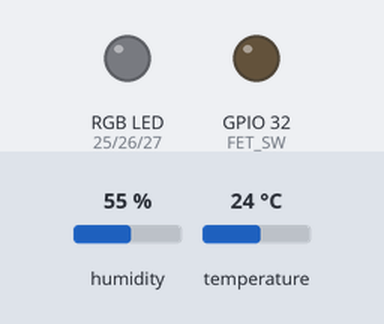
This sketch was run on a simulated ESP32. Shown: an RGB LED mixed from three pins (HIGH = lit), output pins drawn as LEDs (lit = HIGH). The inputs (shaded band) are chosen by the test bench; at power-on: humidity 55 %, temperature 24 °C. No radio packets arrive unless stated; what the sketch prints to the serial monitor is not drawn. At 3.3 s the program puts the board to deep sleep or switches it off; the recording ends there.

Above: at 0.0 s.
At 0.77 s:
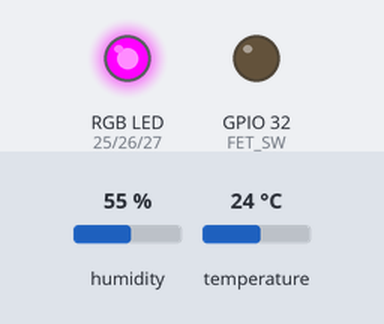
At 1.67 s:
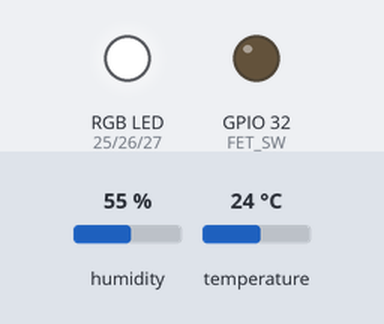
At 3.18 s:
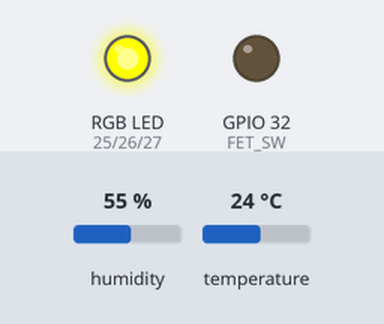
Timing chart, 0 to 3.3 s (numbered marks = the images above):
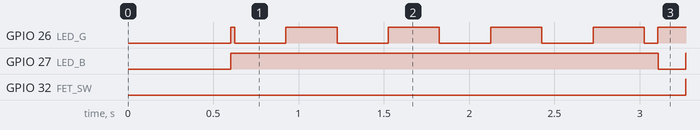

The sketch:

prototipo_telemetria1.ino
```cpp
/*
 * ============================================================
 *  Wildlife Telemetry Node — prototipo_telemetria.ino
 * ============================================================
 *  Proyecto : wildlife-telemetry-node
 *  Repo     : github.com/toshi-taz/wildlife-telemetry-node
 *  Autor    : Toshi (ISERI, IPN Zacatenco)
 *  Version  : 0.5.0
 *  Fecha    : 2026-05
 *
 *  Cambios vs v0.4.1:
 *   [ARCH] GPS NEO-6M eliminado del diseño (Jacob / WildLabs)
 *          El WTN es un transmisor ambiental, no un tracker.
 *          Geolocalización se maneja en el receptor (Xcacel base camp).
 *   [NEW]  Deep sleep 1 hora — ESP32 duerme entre transmisiones
 *          Ciclo: wake → leer DHT22 → TX LoRa → sleep 1hr
 *   [NEW]  FET switch GPIO32 — corta alimentación a periféricos
 *          (DHT22, LoRa Ra-02, LED) durante deep sleep
 *   [FIX]  DHT_TYPE corregido a DHT22 en código y comentarios
 *          (módulos físicos son CJSL DH11, no DHT22)
 *   [FIX]  Máquina de estados simplificada sin dependencia GPS
 *          TX LoRa se ejecuta apenas LoRa OK, sin esperar fix
 *
 *  Hardware confirmado:
 *   ESP32 Dev Module
 *   LoRa  Ra-02    NSS->5  RST->14  DIO0->2  SCK->18  MOSI->23  MISO->19
 *   DHT22          DATA->GPIO4  (pull-up integrado en módulo)
 *   LED RGB        R->GPIO25  G->GPIO26  B->GPIO27  (anodo comun, 220Ω)
 *   FET switch     GPIO32 (PMOS IRLML6244, pull-up 10kΩ a 3.3V en PCB)
 *   TP4056 + AMS1117-3.3 + triple 18650 paralelo
 *
 *  LIBRERIAS NECESARIAS (instalar en Arduino IDE):
 *   1. LoRa by Sandeep Mistry
 *   2. DHT sensor library by Adafruit
 *   3. Adafruit Unified Sensor (dependencia de DHT)
 * ============================================================
 */

// ============================================================
//  LIBRERIAS
// ============================================================
#include <SPI.h>
#include <LoRa.h>
#include <DHT.h>
#include "esp_sleep.h"

#ifdef WIFI_ENABLED
#include <WiFi.h>
#endif

// ============================================================
//  CONFIGURACION
//  Modifica esta seccion sin tocar el resto del codigo
// ============================================================

// --- Identificador del nodo ---
// Cambiar por un ID unico en cada dispositivo desplegado en campo
const char* NODE_ID = "WTN-01";

// --- WiFi ---
// Descomentá esta línea solo si necesitás WiFi en campo
// #define WIFI_ENABLED

#ifdef WIFI_ENABLED
const char* WIFI_SSID     = "TU_RED_WIFI";
const char* WIFI_PASSWORD = "TU_PASSWORD";
const unsigned long WIFI_TIMEOUT = 10000; // ms
#endif

// --- LoRa ---
const long  LORA_FREQ  = 433E6;
const int   LORA_NSS   = 5;
const int   LORA_RST   = 14;
const int   LORA_DIO0  = 2;

// --- DHT22 ---
const int   DHT_PIN  = 4;
const int   DHT_TYPE = DHT22;

// --- LED RGB (anodo comun: LOW = encendido, HIGH = apagado) ---
const int   LED_R = 25;
const int   LED_G = 26;
const int   LED_B = 27;

// --- FET switch ---
// GPIO32 LOW  → PMOS activo  → periféricos encendidos
// GPIO32 HIGH → PMOS inactivo → periféricos sin alimentación
const int   FET_SW = 32;

// --- Deep sleep ---
// 1 hora = 3600 segundos = 3,600,000,000 microsegundos
const uint64_t SLEEP_DURATION_US = 3600ULL * 1000000ULL;

// --- Intervalos (milisegundos) ---
const unsigned long DHT_INTERVAL   = 2500;  // DHT22: min 2s entre lecturas
const unsigned long PULSE_INTERVAL =  300;  // pulse LED durante TX
const unsigned long LOG_INTERVAL   = 5000;  // log serial cada 5s

// ============================================================
//  OBJETOS
// ============================================================
DHT dht(DHT_PIN, DHT_TYPE);

// ============================================================
//  ESTADOS
// ============================================================
enum SystemState {
  STATE_IDLE,         // Verde pulse — esperando ciclo TX
  STATE_TRANSMITTING, // Azul fijo  — TX LoRa en curso
  STATE_SLEEPING,     // LED apagado — deep sleep activo
  STATE_ERROR         // Rojo fijo  — fallo LoRa
};
SystemState currentState = STATE_IDLE;

// ============================================================
//  VARIABLES GLOBALES
// ============================================================
bool loraOk = false;

// Contador de paquetes — persiste en RTC memory durante deep sleep
RTC_DATA_ATTR int packetCount = 0;

// Timers
unsigned long lastDhtRead = 0;
unsigned long lastPulse   = 0;
unsigned long lastLog     = 0;

// Control LED
bool pulseState = false;

// Datos sensor
float temperature = 0.0;
float humidity    = 0.0;

// ============================================================
//  FUNCIONES LED RGB
// ============================================================
void ledOff()   { digitalWrite(LED_R,HIGH); digitalWrite(LED_G,HIGH); digitalWrite(LED_B,HIGH); }
void ledRed()   { digitalWrite(LED_R,LOW);  digitalWrite(LED_G,HIGH); digitalWrite(LED_B,HIGH); }
void ledGreen() { digitalWrite(LED_R,HIGH); digitalWrite(LED_G,LOW);  digitalWrite(LED_B,HIGH); }
void ledBlue()  { digitalWrite(LED_R,HIGH); digitalWrite(LED_G,HIGH); digitalWrite(LED_B,LOW);  }

void updateLED() {
  unsigned long now = millis();
  switch (currentState) {

    case STATE_IDLE:
      if (now - lastPulse >= PULSE_INTERVAL) {
        lastPulse  = now;
        pulseState = !pulseState;
        pulseState ? ledGreen() : ledOff();
      }
      break;

    case STATE_TRANSMITTING:
      ledBlue();
      break;

    case STATE_SLEEPING:
      ledOff();
      break;

    case STATE_ERROR:
      ledRed();
      break;
  }
}

// ============================================================
//  ENTRAR EN DEEP SLEEP
// ============================================================
void enterDeepSleep() {
  Serial.println("[Sleep] Apagando periféricos via FET...");
  Serial.printf("[Sleep] Durmiendo %.0f minutos — hasta la proxima TX\n",
                SLEEP_DURATION_US / 60000000.0);
  Serial.flush();

  // Apagar LED antes de dormir
  ledOff();
  currentState = STATE_SLEEPING;

  // Cortar alimentación a periféricos (DHT22, LoRa, LED)
  // GPIO32 HIGH → PMOS off → +3.3V_SW desconectado
  digitalWrite(FET_SW, HIGH);

  // Configurar timer de wakeup y entrar en deep sleep
  esp_sleep_enable_timer_wakeup(SLEEP_DURATION_US);
  esp_deep_sleep_start();
  // El ESP32 reinicia desde setup() al despertar
}

// ============================================================
//  SETUP
// ============================================================
void setup() {
  Serial.begin(115200);
  delay(500);
  Serial.println("=== Wildlife Telemetry Node v0.5.0 ===");
  Serial.print("[Nodo] ID: "); Serial.println(NODE_ID);
  Serial.printf("[Nodo] Paquete #%d\n", packetCount + 1);

  // FET switch — encender periféricos primero
  // GPIO32 LOW → PMOS activo → +3.3V_SW disponible
  pinMode(FET_SW, OUTPUT);
  digitalWrite(FET_SW, LOW);
  delay(100); // tiempo para que suban los rieles

  // LED RGB
  pinMode(LED_R, OUTPUT);
  pinMode(LED_G, OUTPUT);
  pinMode(LED_B, OUTPUT);
  ledOff();
  Serial.println("[LED] OK");

  // DHT22
  dht.begin();
  lastDhtRead = millis();
  Serial.println("[DHT22] OK");

  // WiFi (opcional — deshabilitado por defecto en campo)
#ifdef WIFI_ENABLED
  Serial.print("[WiFi] Conectando a "); Serial.println(WIFI_SSID);
  WiFi.begin(WIFI_SSID, WIFI_PASSWORD);
  unsigned long wifiStart = millis();
  while (WiFi.status() != WL_CONNECTED && millis() - wifiStart < WIFI_TIMEOUT) {
    delay(300);
    Serial.print(".");
  }
  if (WiFi.status() == WL_CONNECTED) {
    Serial.println("\n[WiFi] Conectado: " + WiFi.localIP().toString());
  } else {
    Serial.println("\n[WiFi] Fallo — modo offline");
  }
#else
  Serial.println("[WiFi] Deshabilitado (modo campo offline)");
#endif

  // LoRa
  LoRa.setPins(LORA_NSS, LORA_RST, LORA_DIO0);
  if (LoRa.begin(LORA_FREQ)) {
    loraOk = true;
    Serial.println("[LoRa] OK @ 433MHz");
  } else {
    Serial.println("[LoRa] FALLO — verificar SPI/conexiones");
    currentState = STATE_ERROR;
  }

  if (currentState != STATE_ERROR) {
    currentState = STATE_IDLE;
  }

  Serial.println("[Sistema] Setup completo — loop iniciado");
  Serial.println("--------------------------------------------");
}

// ============================================================
//  LOOP
// ============================================================
void loop() {
  unsigned long now = millis();

  // ----------------------------------------------------------
  // 1. DHT22 — leer con timer propio (min 2s entre lecturas)
  //    Leer mas rapido devuelve NaN silencioso sin error.
  // ----------------------------------------------------------
  if (now - lastDhtRead >= DHT_INTERVAL) {
    lastDhtRead = now;
    float t = dht.readTemperature();
    float h = dht.readHumidity();
    if (!isnan(t) && !isnan(h)) {
      temperature = t;
      humidity    = h;
      Serial.printf("[DHT22] T:%.1fC  H:%.1f%%\n", temperature, humidity);
    } else {
      Serial.println("[DHT22] Lectura invalida (NaN) — reintentando en 2.5s");
    }
  }

  // ----------------------------------------------------------
  // 2. LoRa TX — ejecutar una vez que LoRa OK y DHT tiene datos
  //    Sin gate de GPS — transmite apenas hay lectura válida.
  //    Después de TX exitoso entra en deep sleep 1 hora.
  // ----------------------------------------------------------
  if (loraOk && temperature != 0.0 && humidity != 0.0) {
    packetCount++;
    currentState = STATE_TRANSMITTING;
    updateLED();

    // Payload compacto key:value — compatible con receiver.py
    // Formato: ID:WTN-01,PKT:42,TMP:28.5,HUM:72.3
    String payload = String("ID:")  + NODE_ID
                   + ",PKT:"  + packetCount
                   + ",TMP:"  + String(temperature, 1)
                   + ",HUM:"  + String(humidity,    1);

    LoRa.beginPacket();
    LoRa.print(payload);
    LoRa.endPacket();

    Serial.println("[LoRa] TX -> " + payload);
    Serial.printf("[LoRa] Bytes: %d | RSSI: %d dBm\n",
                  payload.length(), LoRa.packetRssi());

    // TX completado — entrar en deep sleep 1 hora
    delay(100); // flush serial
    enterDeepSleep();
  }

  // ----------------------------------------------------------
  // 3. LED — actualizar en cada iteracion (mientras no duerme)
  // ----------------------------------------------------------
  updateLED();

  // ----------------------------------------------------------
  // 4. Log serial cada 5s (útil durante debug antes de TX)
  // ----------------------------------------------------------
  if (now - lastLog >= LOG_INTERVAL) {
    lastLog = now;
    const char* stateStr =
      currentState == STATE_IDLE         ? "IDLE"         :
      currentState == STATE_TRANSMITTING ? "TRANSMITTING" :
      currentState == STATE_SLEEPING     ? "SLEEPING"     : "ERROR";

    Serial.printf("[LOG] Estado:%s | T:%.1fC | H:%.1f%% | Pkts:%d\n",
                  stateStr, temperature, humidity, packetCount);
  }

}
```

Measured:
- by itself, GPIO 26 (LED_G): goes 4 × (LOW 0.30 s, HIGH 0.30 s), LOW 0.08 s, then HIGH
- by itself, GPIO 27 (LED_B): HIGH → LOW at 3.1 s, → HIGH 0.16 s later
- by itself, GPIO 32 (FET_SW): LOW → HIGH at 3.3 s
